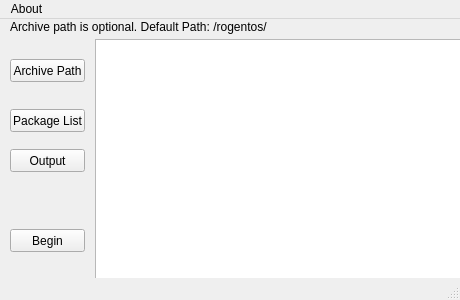
<?xml version="1.0" encoding="UTF-8"?>
<ui version="4.0">
 <class>MainWindow</class>
 <widget class="QMainWindow" name="MainWindow">
  <property name="geometry">
   <rect>
    <x>0</x>
    <y>0</y>
    <width>460</width>
    <height>300</height>
   </rect>
  </property>
  <property name="windowTitle">
   <string>Chroot Deployment</string>
  </property>
  <widget class="QWidget" name="centralwidget">
   <widget class="QPushButton" name="file_inst_list_path">
    <property name="geometry">
     <rect>
      <x>10</x>
      <y>90</y>
      <width>75</width>
      <height>23</height>
     </rect>
    </property>
    <property name="text">
     <string>Package List</string>
    </property>
   </widget>
   <widget class="QPushButton" name="ar_path_button">
    <property name="geometry">
     <rect>
      <x>10</x>
      <y>40</y>
      <width>75</width>
      <height>23</height>
     </rect>
    </property>
    <property name="text">
     <string>Archive Path</string>
    </property>
   </widget>
   <widget class="QLabel" name="infoLabel">
    <property name="geometry">
     <rect>
      <x>10</x>
      <y>0</y>
      <width>441</width>
      <height>16</height>
     </rect>
    </property>
    <property name="text">
     <string>Archive path is optional. Default Path: /rogentos/</string>
    </property>
   </widget>
   <widget class="QTextBrowser" name="textarea">
    <property name="geometry">
     <rect>
      <x>95</x>
      <y>20</y>
      <width>371</width>
      <height>241</height>
     </rect>
    </property>
   </widget>
   <widget class="QPushButton" name="wdir_button">
    <property name="geometry">
     <rect>
      <x>10</x>
      <y>130</y>
      <width>75</width>
      <height>23</height>
     </rect>
    </property>
    <property name="text">
     <string>Output</string>
    </property>
   </widget>
   <widget class="QPushButton" name="begin_button">
    <property name="geometry">
     <rect>
      <x>10</x>
      <y>210</y>
      <width>75</width>
      <height>23</height>
     </rect>
    </property>
    <property name="text">
     <string>Begin</string>
    </property>
   </widget>
  </widget>
  <widget class="QStatusBar" name="statusbar"/>
  <widget class="QMenuBar" name="menubar">
   <property name="geometry">
    <rect>
     <x>0</x>
     <y>0</y>
     <width>460</width>
     <height>21</height>
    </rect>
   </property>
   <widget class="QMenu" name="menuAbout">
    <property name="title">
     <string>About</string>
    </property>
   </widget>
   <addaction name="menuAbout"/>
  </widget>
 </widget>
 <resources/>
 <connections/>
</ui>
